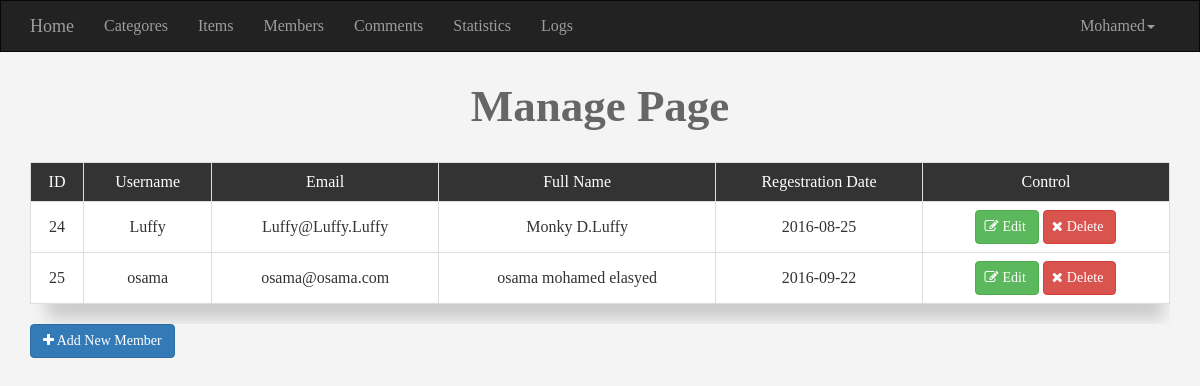
/admin/members.php (signed in), run on the app's committed database.
### tables this page shows
CREATE TABLE `users` (
  `UserID` int(11) NOT NULL COMMENT 'User Identfier',
  `Username` varchar(255) NOT NULL COMMENT 'Username to log in',
  `Password` varchar(255) NOT NULL COMMENT 'User Pass To Log In',
  `Email` varchar(255) NOT NULL COMMENT 'User Email',
  `FullName` varchar(500) NOT NULL COMMENT 'User Full Name',
  `GroupID` int(11) NOT NULL DEFAULT '0' COMMENT 'Identfey user group',
  `TrustStatus` int(11) NOT NULL DEFAULT '0' COMMENT 'Seller Rank',
  `RegStatus` int(11) NOT NULL DEFAULT '0' COMMENT 'User Approval',
  `RegDate` date NOT NULL
);

### admin/members.php (the view, shortened to what this page needs)
<?php
	if(isset($_SESSION["Username"])){
		include "init.php";
		$do = isset($_GET['do']) ? $_GET['do'] : 'Manage';
		if ($do == 'Manage') {
			$query = '';
			$stmt = $conn->prepare("SELECT * FROM users WHERE GroupID != 1 $query");
			$stmt->execute();
			$rows = $stmt->fetchAll();
			?>
			<h1 class="text-center Head">Manage Page</h1>
			<div class="container">
			<?php
			if(!empty($rows)){
			?>
				<div class="table-responsive">
					<table class="table table-bordered main-table text-center">
						<tr>
							<td>ID</td>
							<td>Username</td>
							<td>Email</td>
							<td>Full Name</td>
							<td>Regestration Date</td>
							<td>Control</td>
						</tr>
						<?php foreach ($rows as $row) { ?>
						<tr>
							<td><?php echo $row['UserID'] ?></td>
							<td><?php echo $row['Username'] ?></td>
							<td><?php echo $row['Email'] ?></td>
							<td><?php echo $row['FullName'] ?></td>
							<td><?php echo $row['RegDate'] ?></td>
							<td>
								<a href="members.php?do=Edit&userid= <?php echo $row['UserID'] ?>" class="btn btn-success"><i class='fa fa-edit'></i>Edit</a>
								<a href="members.php?do=Delete&userid= <?php echo $row['UserID'] ?>" class="btn btn-danger confirm"><i class='fa fa-close'></i>Delete</a>
							</td>
						</tr>
						<?php } ?>
					</table>
				</div>
				<?php
				}else {
					echo "<div class='alert alert-info'>There is no Members In The Data Base</div>";
				}
				?>
				<a href='members.php?do=Add' class="btn btn-primary" >
					<i class="fa fa-plus"></i>
					Add New Member
				</a>
			</div>
		<?php
		}
        include $tpl . "footer.php";
	}else{
        header ("Location: index.php");
        exit();
    }

### admin/Layout/css/backend.css (style rules this page uses)
body { background-color: #f4f4f4; font-size: 16px; }
.Head { font-size: 45px; margin: 30px 0; color: #666; font-weight: bold; }
.main-table { -webkit-box-shadow: 5px 27px 15px -12px #ccc; -moz-box-shadow: 5px 27px 15px -12px #ccc; box-shadow: 5px 27px 15px -12px #ccc; }
.main-table td { background-color: #fff; vertical-align: middle !important; }
.main-table tr:first-child td { background-color: #333; color: #fff; }
.main-table td a i { position: relative; right: 4px; }

### data on the page
users: UserID "24", Username "Luffy", Email "Luffy@Luffy.Luffy", FullName "Monky D.Luffy", RegDate "2016-08-25"
users: UserID "25", Username "osama", Email "osama@osama.com", FullName "osama mohamed elasyed", RegDate "2016-09-22"

### other printed values
lang("HOME_ADMIN") "Home"
lang("CAT") "Categores"
lang("ITEMS") "Items"
lang("MEMBERS") "Members"
lang("COMMENT") "Comments"
lang("STATISTICS") "Statistics"
lang("LOGS") "Logs"
$_SESSION['Username'] "Mohamed"
